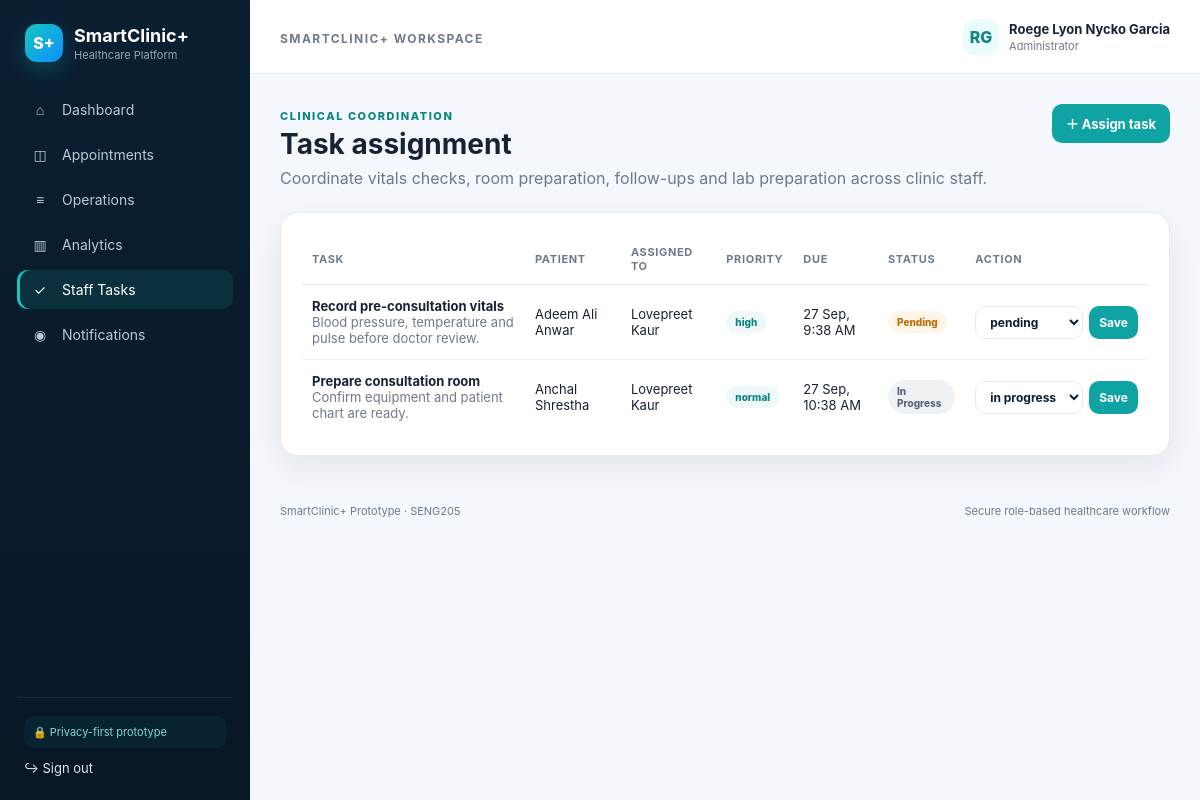
Screenshot of /tasks.php (signed in) with the database file from the repository.
### tables this page shows
CREATE TABLE users (
 id INT AUTO_INCREMENT PRIMARY KEY,
 first_name VARCHAR(60) NOT NULL,
 last_name VARCHAR(60) NOT NULL,
 email VARCHAR(160) NOT NULL UNIQUE,
 password_hash VARCHAR(255) NOT NULL,
 role ENUM('patient','doctor','nurse','admin') NOT NULL,
 status ENUM('active','inactive') NOT NULL DEFAULT 'active',
 created_at TIMESTAMP DEFAULT CURRENT_TIMESTAMP,
 updated_at TIMESTAMP DEFAULT CURRENT_TIMESTAMP ON UPDATE CURRENT_TIMESTAMP
);

CREATE TABLE tasks (
 id INT AUTO_INCREMENT PRIMARY KEY,
 assigned_to INT NOT NULL,
 assigned_by INT NOT NULL,
 patient_id INT NULL,
 title VARCHAR(160) NOT NULL,
 description TEXT,
 priority ENUM('low','normal','high','urgent') DEFAULT 'normal',
 due_at DATETIME NULL,
 status ENUM('pending','in_progress','completed') DEFAULT 'pending',
 completed_at DATETIME NULL,
 created_at TIMESTAMP DEFAULT CURRENT_TIMESTAMP,
 FOREIGN KEY(assigned_to) REFERENCES users(id),
 FOREIGN KEY(assigned_by) REFERENCES users(id),
 FOREIGN KEY(patient_id) REFERENCES patients(id) ON DELETE SET NULL
);

### includes/db.php (called while the page is built, shortened)
<?php
function db(): PDO
{
    static $pdo = null;
    if ($pdo instanceof PDO) return $pdo;
    $dsn = 'mysql:host=' . DB_HOST . ';port=' . DB_PORT . ';dbname=' . DB_NAME . ';charset=utf8mb4';
    try {
        $pdo = new PDO($dsn, DB_USER, DB_PASS, [
            PDO::ATTR_ERRMODE => PDO::ERRMODE_EXCEPTION,
            PDO::ATTR_DEFAULT_FETCH_MODE => PDO::FETCH_ASSOC,
            PDO::ATTR_EMULATE_PREPARES => false,
        ]);
        return $pdo;
    } catch (PDOException $e) {
        http_response_code(500);
        $safe = APP_ENV === 'development' ? htmlspecialchars($e->getMessage()) : 'Database connection failed.';
        die('<div style="font-family:Arial;padding:2rem;max-width:760px;margin:auto"><h2>SmartClinic+ database connection error</h2><p>' . $safe . '</p><p>Import <code>database/smartclinic_plus.sql</code> in phpMyAdmin, then check <code>config/config.php</code>.</p></div>');
    }
}

### includes/auth.php (called while the page is built, shortened)
<?php
require_once __DIR__ . '/db.php';
function current_user(): ?array
{
    static $user = null;
    if ($user !== null) return $user;
    $stmt = db()->prepare('SELECT id, first_name, last_name, email, role, status FROM users WHERE id = ? LIMIT 1');
    $stmt->execute([$_SESSION['user_id']]);
    $user = $stmt->fetch() ?: null;
    return $user;
}
function require_login(): void
{
    if (!current_user()) {
        $_SESSION['flash'] = ['type' => 'error', 'message' => 'Please sign in to continue.'];
        header('Location: login.php');
        exit;
    }
}
function require_role(array $roles): void
{
    require_login();
}

### tasks.php (the view, shortened to what this page needs)
<?php
require_once __DIR__ . '/includes/functions.php';
require_role(['doctor', 'nurse', 'admin']);
$pdo = db();
include __DIR__ . '/includes/header.php';
?>
<div class="page-head">
    <div>
        <span class="kicker">Clinical coordination</span>
        <h1>Task assignment</h1>
        <p>Coordinate vitals checks, room preparation, follow-ups and lab preparation across clinic staff.</p>
    </div>
    <?php if (in_array($u['role'], ['doctor', 'admin'], true)): ?>
        <button class="btn btn-primary" data-modal="taskModal">＋ Assign task</button>
    <?php endif; ?>
</div>
<div class="card">
    <div class="table-wrap">
        <table class="table">
            <thead>
                <tr>
                    <th>Task</th>
                    <th>Patient</th>
                    <th>Assigned to</th>
                    <th>Priority</th>
                    <th>Due</th>
                    <th>Status</th>
                    <th>Action</th>
                </tr>
            </thead>
            <tbody>
                <?php
                $sql = 'SELECT t.*, CONCAT(au.first_name, " ", au.last_name) assignee, CONCAT(pu.first_name, " ", pu.last_name) patient_name FROM tasks t JOIN users au ON au.id = t.assigned_to LEFT JOIN patients p ON p.id = t.patient_id LEFT JOIN users pu ON pu.id = p.user_id';
                $args = [];
                $sql .= ' ORDER BY FIELD(t.status, "pending", "in_progress", "completed"), FIELD(t.priority, "urgent", "high", "normal", "low"), t.due_at';
                $s = $pdo->prepare($sql);
                $s->execute($args);
                $rows = $s->fetchAll();
                if (!$rows):
                ?>
                    <tr>
                        <td colspan="7">
                            <div class="empty">No tasks found.</div>
                        </td>
                    </tr>
                <?php else: ?>
                    <?php foreach ($rows as $r): ?>
                        <tr>
                            <td>
                                <b><?= e($r['title']) ?></b><br>
                                <span class="muted"><?= e($r['description']) ?></span>
                            </td>
                            <td><?= e($r['patient_name'] ?: 'General') ?></td>
                            <td><?= e($r['assignee']) ?></td>
                            <td><span class="pill"><?= e($r['priority']) ?></span></td>
                            <td><?= $r['due_at'] ? date('d M, g:i A', strtotime($r['due_at'])) : '—' ?></td>
                            <td><?= status_badge($r['status']) ?></td>
                            <td>
                                <form method="post" style="display:flex;gap:6px">
                                    <select name="status" class="btn btn-ghost btn-sm">
                                        <option <?= $r['status'] === 'pending' ? 'selected' : '' ?>>pending</option>
                                        <option value="in_progress" <?= $r['status'] === 'in_progress' ? 'selected' : '' ?>>in progress</option>
                                    </select>
                                    <button class="btn btn-primary btn-sm">Save</button>
                                </form>
                            </td>
                        </tr>
                    <?php endforeach; ?>
                <?php endif; ?>
            </tbody>
        </table>
    </div>
</div>
<?php include __DIR__ . '/includes/footer.php'; ?>

### includes/header.php (shortened to what this page needs)
<?php
require_once __DIR__ . '/functions.php';
$u = current_user();
$current = basename($_SERVER['PHP_SELF']);
?>
<!doctype html>
<html lang="en">
<head>
    <link rel="stylesheet" href="assets/css/style.css">
</head>
<body>
<?php if ($u): ?>
    <div class="app-shell">
        <aside class="sidebar">
            <a class="brand" href="dashboard.php">
                <span class="brand-mark">S+</span>
                <span><strong>SmartClinic+</strong><small>Healthcare Platform</small></span>
            </a>
            <nav class="nav">
                <a class="<?= $current === 'dashboard.php' ? 'active' : '' ?>" href="dashboard.php"><span>⌂</span> Dashboard</a>
                <?php if ($u['role'] === 'patient'): ?>
                    <a class="<?= $current === 'appointments.php' ? 'active' : '' ?>" href="appointments.php"><span>◫</span> Appointments</a>
                    <a class="<?= $current === 'queue.php' ? 'active' : '' ?>" href="queue.php"><span>≡</span> My Queue</a>
                    <a class="<?= $current === 'ehr.php' ? 'active' : '' ?>" href="ehr.php"><span>♡</span> Health Record</a>
                    <a class="<?= $current === 'prescriptions.php' ? 'active' : '' ?>" href="prescriptions.php"><span>Rx</span> Prescriptions</a>
                    <a class="<?= $current === 'labs.php' ? 'active' : '' ?>" href="labs.php"><span>⌁</span> Lab Results</a>
                <?php else: ?>
                    <a class="<?= $current === 'appointments.php' ? 'active' : '' ?>" href="appointments.php"><span>◫</span> Appointments</a>
                    <a class="<?= $current === 'queue.php' ? 'active' : '' ?>" href="queue.php"><span>≡</span> Operations</a>
                    <a class="<?= $current === 'analytics.php' ? 'active' : '' ?>" href="analytics.php"><span>▥</span> Analytics</a>
                    <a class="<?= $current === 'tasks.php' ? 'active' : '' ?>" href="tasks.php"><span>✓</span> Staff Tasks</a>
                <?php endif; ?>
                <a class="<?= $current === 'notifications.php' ? 'active' : '' ?>" href="notifications.php">
                    <span>◉</span> Notifications
                </a>
            </nav>
            <div class="sidebar-foot">
                <div class="privacy-chip">🔒 Privacy-first prototype</div>
                <a href="logout.php">↪ Sign out</a>
            </div>
        </aside>
        <main class="main">
            <header class="topbar">
                <div>
                    <span class="eyebrow">SmartClinic+ Workspace</span>
                </div>
                <div class="user-chip">
                    <span class="avatar"><?= e(strtoupper(substr($u['first_name'], 0, 1) . substr($u['last_name'], 0, 1))) ?></span>
                    <span>
                        <strong><?= e(full_name($u)) ?></strong>
                        <small><?= e(role_label($u['role'])) ?></small>
                    </span>
                </div>
            </header>
            <section class="content">
<?php endif; ?>

### includes/functions.php (shortened to what this page needs)
<?php
require_once __DIR__ . '/auth.php';
function e(?string $value): string
{
    return htmlspecialchars((string)$value, ENT_QUOTES, 'UTF-8');
}
function full_name(array $u): string
{
    return trim(($u['first_name'] ?? '') . ' ' . ($u['last_name'] ?? ''));
}
function role_label(string $role): string
{
    return [
        'patient' => 'Patient',
        'doctor'  => 'Doctor',
        'nurse'   => 'Nurse / Staff',
        'admin'   => 'Administrator'
    ][$role] ?? ucfirst($role);
}
function status_badge(string $status): string
{
    $class = match ($status) {
        'confirmed', 'completed', 'active', 'ready' => 'success',
        'booked', 'pending', 'waiting'             => 'warning',
        'cancelled', 'inactive'                    => 'danger',
        'checked_in', 'in_consultation'           => 'info',
        default                                    => 'neutral'
    };
    return '<span class="badge badge-' . $class . '">' . e(str_replace('_', ' ', ucwords($status, '_'))) . '</span>';
}

### assets/css/style.css (style rules this page uses)
:root { --navy: #0b1f33; --navy2: #102b46; --teal: #0fa3a3; --teal2: #0c8585; --cyan: #e9fbfb; --bg: #f4f7fb; --card: #fff; --text: #172334; --muted: #6d7a8a; --line: #e5eaf0; --success: #16835d; --warn: #b96a0b; --danger: #c23d4b; --info: #2167ad; --shadow: 0 12px 32px rgba(22, 45, 72, .08); --radius: 18px; }
* { box-sizing: border-box; }
html { scroll-behavior: smooth; }
body { margin: 0; font-family: Inter, Segoe UI, Arial, sans-serif; color: var(--text); background: var(--bg); }
a { text-decoration: none; color: inherit; }
button, input, select, textarea { font: inherit; }
.app-shell { min-height: 100vh; display: grid; grid-template-columns: 250px 1fr; }
.sidebar { position: sticky; top: 0; height: 100vh; background: linear-gradient(180deg, var(--navy), #081726); color: #dce7f0; padding: 24px 17px; display: flex; flex-direction: column; z-index: 20; }
.brand { display: flex; align-items: center; gap: 11px; margin: 0 8px 28px; }
.brand strong { display: block; color: #fff; font-size: 18px; }
.brand small { display: block; color: #8fa8ba; font-size: 11px; margin-top: 2px; }
.brand-mark { width: 38px; height: 38px; border-radius: 12px; background: linear-gradient(135deg, #15c7bd, #0f8fff); color: #fff; display: grid; place-items: center; font-weight: 800; box-shadow: 0 8px 20px rgba(15, 163, 163, .28); }
.nav { display: grid; gap: 6px; }
.nav a { display: flex; align-items: center; gap: 11px; padding: 11px 12px; border-radius: 11px; color: #b9c9d5; font-size: 14px; }
.nav a:hover, .nav a.active { background: rgba(21, 199, 189, .12); color: #fff; }
.nav a.active { box-shadow: inset 3px 0 #15c7bd; }
.nav a span { width: 22px; text-align: center; }
.sidebar-foot { margin-top: auto; border-top: 1px solid rgba(255, 255, 255, .08); padding: 18px 7px 0; display: grid; gap: 12px; font-size: 13px; }
.privacy-chip { font-size: 11px; color: #84d7d2; background: rgba(15, 163, 163, .08); padding: 9px; border-radius: 10px; }
.main { min-width: 0; }
.topbar { height: 74px; padding: 0 30px; background: #fff; border-bottom: 1px solid var(--line); display: flex; align-items: center; justify-content: space-between; position: sticky; top: 0; z-index: 10; }
.eyebrow { font-size: 12px; font-weight: 700; text-transform: uppercase; letter-spacing: .12em; color: var(--muted); }
.user-chip { display: flex; align-items: center; gap: 10px; }
.user-chip strong, .user-chip small { display: block; font-size: 13px; }
.user-chip small { font-size: 11px; color: var(--muted); margin-top: 2px; }
.avatar { width: 36px; height: 36px; border-radius: 11px; background: var(--cyan); color: var(--teal2); display: grid; place-items: center; font-weight: 800; }
.content { padding: 30px; max-width: 1500px; margin: 0 auto; }
.page-head { display: flex; justify-content: space-between; gap: 20px; align-items: flex-start; margin-bottom: 24px; }
.page-head h1 { margin: 3px 0 7px; font-size: 28px; }
.page-head p { margin: 0; color: var(--muted); max-width: 720px; }
.kicker { font-size: 11px; text-transform: uppercase; letter-spacing: .14em; font-weight: 800; color: var(--teal2); }
.card { background: var(--card); border: 1px solid var(--line); border-radius: var(--radius); box-shadow: var(--shadow); padding: 21px; }
.btn { display: inline-flex; align-items: center; justify-content: center; gap: 8px; border: 0; border-radius: 10px; padding: 10px 14px; font-weight: 700; font-size: 13px; cursor: pointer; }
.btn-primary { background: var(--teal); color: #fff; }
.btn-ghost { background: #fff; color: var(--navy); border: 1px solid var(--line); }
.btn-sm { padding: 7px 10px; font-size: 12px; }
.table-wrap { overflow: auto; }
.table { width: 100%; border-collapse: collapse; font-size: 13px; }
.table th { text-align: left; color: var(--muted); font-size: 11px; text-transform: uppercase; letter-spacing: .06em; padding: 11px 10px; border-bottom: 1px solid var(--line); }
.table td { padding: 13px 10px; border-bottom: 1px solid #eef1f5; vertical-align: middle; }
.table tr:last-child td { border-bottom: 0; }
.badge { display: inline-flex; padding: 5px 9px; border-radius: 999px; font-size: 10px; font-weight: 800; text-transform: capitalize; }
.badge-warning { background: #fff5e6; color: var(--warn); }
.badge-neutral { background: #eff2f5; color: #586678; }
.muted { color: var(--muted); }
.pill { display: inline-flex; padding: 5px 9px; border-radius: 99px; background: #eff8f8; color: var(--teal2); font-size: 10px; font-weight: 800; }

### rows the page displays
users: first_name+last_name "RG", full_name($u) "Roege Lyon Nycko Garcia", role "Administrator"
tasks: title "Record pre-consultation vitals", description "Blood pressure, temperature and pulse before doctor review.", patient_name "Adeem Ali Anwar", assignee "Lovepreet Kaur", priority "high", due_at "27 Sep, 9:38 AM", status "Pending", status "pending"
tasks: title "Prepare consultation room", description "Confirm equipment and patient chart are ready.", patient_name "Anchal Shrestha", assignee "Lovepreet Kaur", priority "normal", due_at "27 Sep, 10:38 AM", status "In Progress", status "in progress"
